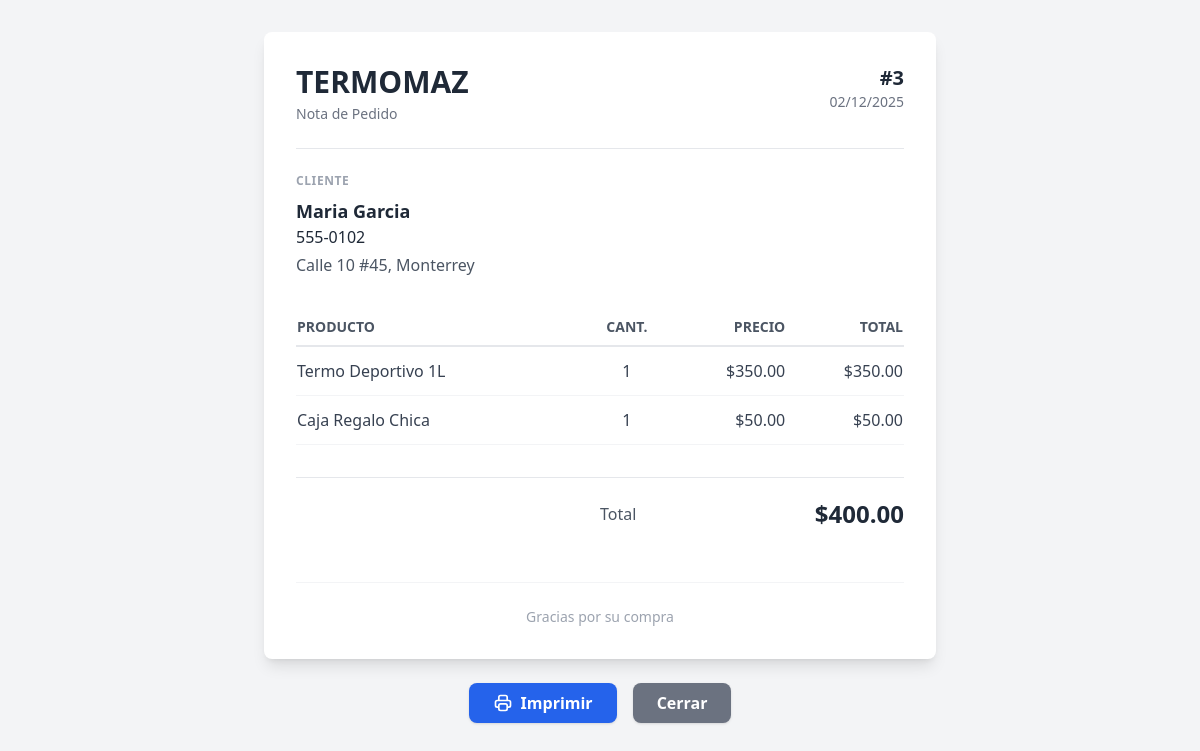
Page /orders/3/note on the earlier database version.
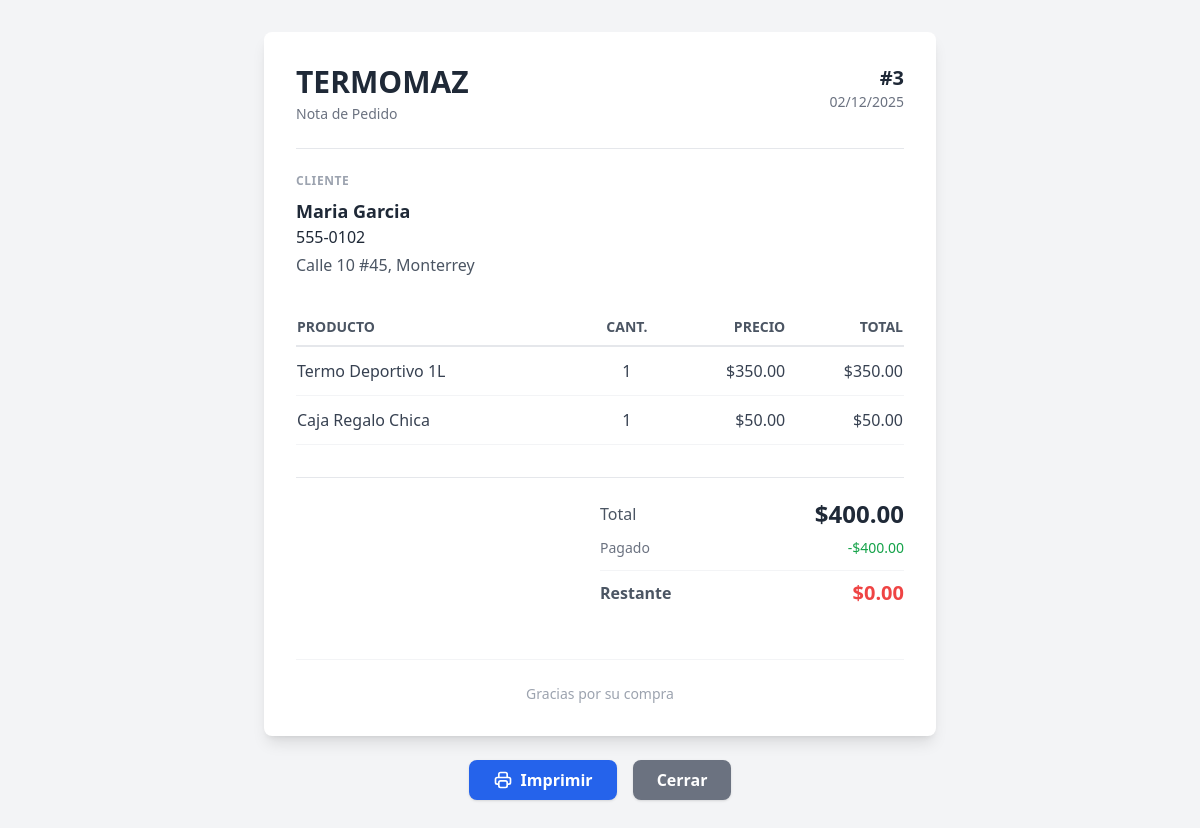
Same page on the later database version.
### models.py (models this page shows)
class Order(db.Model):
    id = db.Column(db.Integer, primary_key=True)
    client_id = db.Column(db.Integer, db.ForeignKey('client.id'), nullable=False)
    client = db.relationship('Client', backref=db.backref('orders', lazy=True))
    date = db.Column(db.DateTime, default=datetime.utcnow)
    status = db.Column(db.String(20), default='Pending') # Pending, Completed, Cancelled
    total = db.Column(db.Float, default=0.0)
    paid_amount = db.Column(db.Float, default=0.0)
    payment_status = db.Column(db.String(20), default='Pending') # Pending, Partial, Paid
    shipping_address = db.Column(db.String(200))
    items = db.relationship('OrderItem', backref='order', lazy=True, cascade="all, delete-orphan")

### app.py (the view)
@app.route('/orders/<int:id>/note')
def order_note(id):
    order = Order.query.get_or_404(id)
    return render_template('order_note.html', order=order)

### templates/order_note.html (shortened to what this page needs)
<!DOCTYPE html>
<html lang="es">
<head>
    <script src="https://cdn.tailwindcss.com"></script>
</head>
<body class="bg-gray-100 min-h-screen p-8">
    <div class="max-w-2xl mx-auto bg-white p-8 shadow-lg rounded-lg" id="printable-area">
        <div class="flex justify-between items-start border-b border-gray-200 pb-6 mb-6">
            <div>
                <h1 class="text-3xl font-bold text-gray-800">TERMOMAZ</h1>
                <p class="text-gray-500 text-sm mt-1">Nota de Pedido</p>
            </div>
            <div class="text-right">
                <p class="text-xl font-bold text-gray-800">#{{ order.id }}</p>
                <p class="text-gray-500 text-sm">{{ order.date.strftime('%d/%m/%Y') }}</p>
            </div>
        </div>
        <div class="mb-8">
            <h2 class="text-xs font-bold text-gray-400 uppercase tracking-wider mb-2">Cliente</h2>
            <div class="text-gray-800">
                <p class="font-bold text-lg">{{ order.client.name }}</p>
                <p>{{ order.client.phone }}</p>
                <p class="text-gray-600 mt-1">{{ order.shipping_address or 'Sin dirección de envío' }}</p>
            </div>
        </div>
        <table class="w-full mb-8">
            <thead>
                <tr class="border-b-2 border-gray-200">
                    <th class="text-left py-2 text-sm font-bold text-gray-600 uppercase">Producto</th>
                    <th class="text-center py-2 text-sm font-bold text-gray-600 uppercase">Cant.</th>
                    <th class="text-right py-2 text-sm font-bold text-gray-600 uppercase">Precio</th>
                    <th class="text-right py-2 text-sm font-bold text-gray-600 uppercase">Total</th>
                </tr>
            </thead>
            <tbody class="text-gray-700">
                {% for item in order.items %}
                <tr class="border-b border-gray-100">
                    <td class="py-3">{{ item.product.name }}</td>
                    <td class="text-center py-3">{{ item.quantity }}</td>
                    <td class="text-right py-3">${{ "%.2f"|format(item.price_at_time) }}</td>
                    <td class="text-right py-3 font-medium">${{ "%.2f"|format(item.price_at_time * item.quantity) }}
                    </td>
                </tr>
                {% endfor %}
            </tbody>
        </table>
        <div class="flex justify-end border-t border-gray-200 pt-4">
            <div class="w-1/2">
                <div class="flex justify-between items-center py-1">
                    <span class="text-gray-600">Total</span>
                    <span class="text-2xl font-bold text-gray-800">${{ "%.2f"|format(order.total) }}</span>
                </div>
                {% if (order.paid_amount or 0) > 0 %}
                <div class="flex justify-between items-center py-1 text-sm">
                    <span class="text-gray-500">Pagado</span>
                    <span class="text-green-600 font-medium">-${{ "%.2f"|format(order.paid_amount or 0) }}</span>
                </div>
                <div class="flex justify-between items-center py-1 border-t border-gray-100 mt-2 pt-2">
                    <span class="text-gray-600 font-bold">Restante</span>
                    <span class="text-xl font-bold text-red-500">${{ "%.2f"|format(order.total - (order.paid_amount or
                        0))
                        }}</span>
                </div>
                {% endif %}
            </div>
        </div>
        <div class="mt-12 text-center text-sm text-gray-400 border-t border-gray-100 pt-6">
            <p>Gracias por su compra</p>
        </div>
    </div>
    <div class="max-w-2xl mx-auto mt-6 flex justify-center gap-4 no-print">
        <button onclick="window.print()"
            class="bg-blue-600 hover:bg-blue-700 text-white font-bold py-2 px-6 rounded-lg shadow transition-colors flex items-center gap-2">
            Imprimir
        </button>
        <button onclick="window.close()"
            class="bg-gray-500 hover:bg-gray-600 text-white font-bold py-2 px-6 rounded-lg shadow transition-colors">
            Cerrar
        </button>
    </div>
</body>
</html>

Differences in the rows shown:
changed Order "Calle 10 #45, Monterrey": paid_amount (not shown) → "400.00"; total+paid_amount (not shown) → "0.00"
Other differences:
text now shown: "Pagado -$ Restante $"
